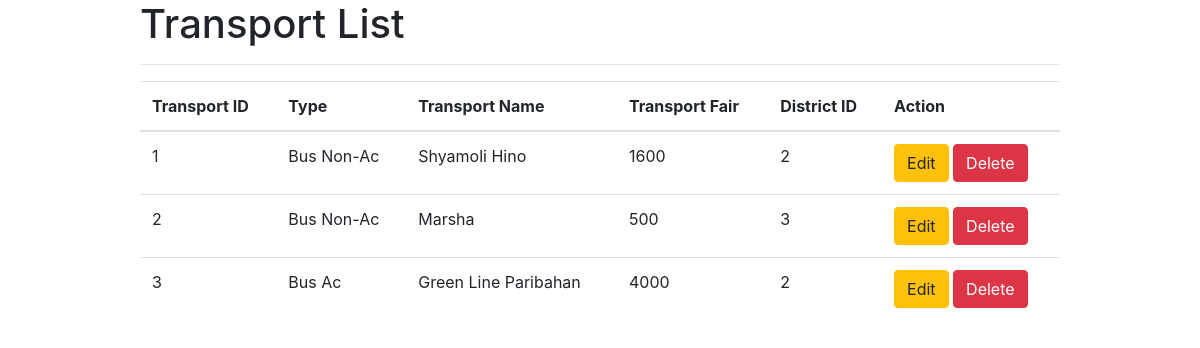
The app's page /mysql/transport_index.php with its own data.
### tables this page shows
CREATE TABLE `transport` (
  `transport_id` int(11) NOT NULL,
  `type` varchar(20) NOT NULL,
  `tr_name` varchar(30) NOT NULL,
  `tr_fair` int(11) NOT NULL,
  `pickup_id` int(11) NOT NULL
);

### mysql/transport_index.php (the view, shortened to what this page needs)
<?php
$conn = new mysqli('localhost','root','','travel');
 $sql = "SELECT * FROM transport";
 $result = $conn->query($sql);
 ?>
<!doctype html>
<html lang="en">
  <head>
    <link rel="stylesheet" href="https://stackpath.bootstrapcdn.com/bootstrap/4.3.1/css/bootstrap.min.css">
  </head>
  <body>
    <div class="container">
      <div class="row">
        <div class="col-md-1">
        </div>
        <div class="col-md-10">
          <h1>Transport List</h1>
          <hr>
          <table class="table">
            <thead>
              <th>Transport ID</th>
              <th>Type</th>
              <th>Transport Name</th>
              <th>Transport Fair</th>
              <th>District ID</th>
              <th>Action</th>
            </thead>
            <tbody>
              <?php while ($row = $result->fetch_assoc()) {  ?>
              <tr>
                <td><?php echo $row['transport_id'] ?></td>
                <td><?php echo $row['type'] ?></td>
                <td><?php echo $row['tr_name'] ?></td>
                <td><?php echo $row['tr_fair'] ?></td>
                <td><?php echo $row['pickup_id'] ?></td>
                <td>
                  <a class="btn btn-warning" href="edit_transport.php?transport_id= <?php echo $row['transport_id'];?>">Edit</a>
                  <a class="btn btn-danger" onclick="return confirm('Are you sure ?')" href="delete_transport.php?transport_id=<?php echo $row['transport_id'];?>">Delete</a>
                </td>
              </tr>
            <?php } ?>
            </tbody>
          </table>
        </div>
      </div>
    </div>
  </body>
</html>

### records on screen
transport: transport_id "1", type "Bus Non-Ac", tr_name "Shyamoli Hino", tr_fair "1600", pickup "2"
transport: transport_id "2", type "Bus Non-Ac", tr_name "Marsha", tr_fair "500", pickup "3"
transport: transport_id "3", type "Bus Ac", tr_name "Green Line Paribahan", tr_fair "4000", pickup "2"
